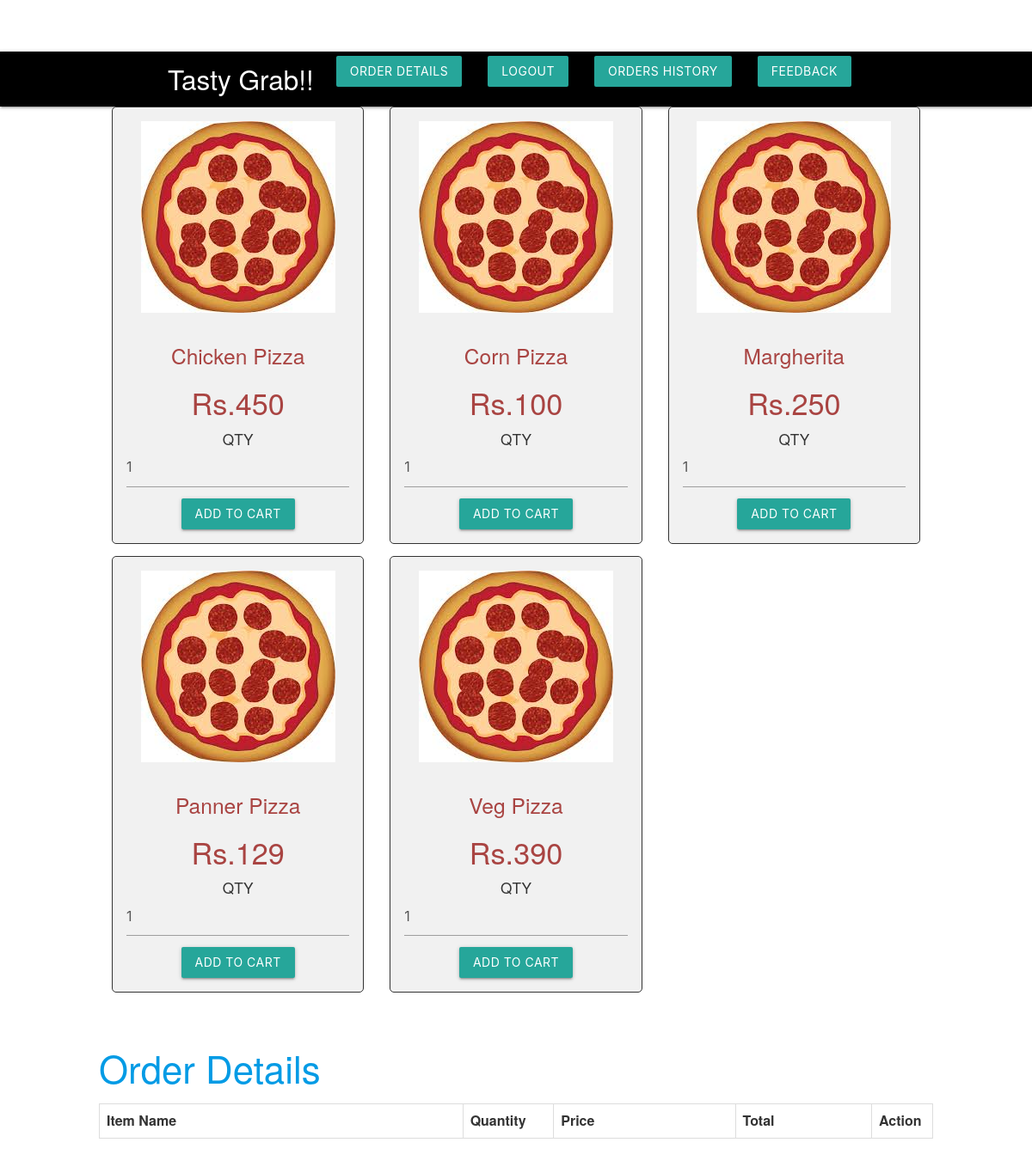
The page /cart1.php on the database as committed earlier.
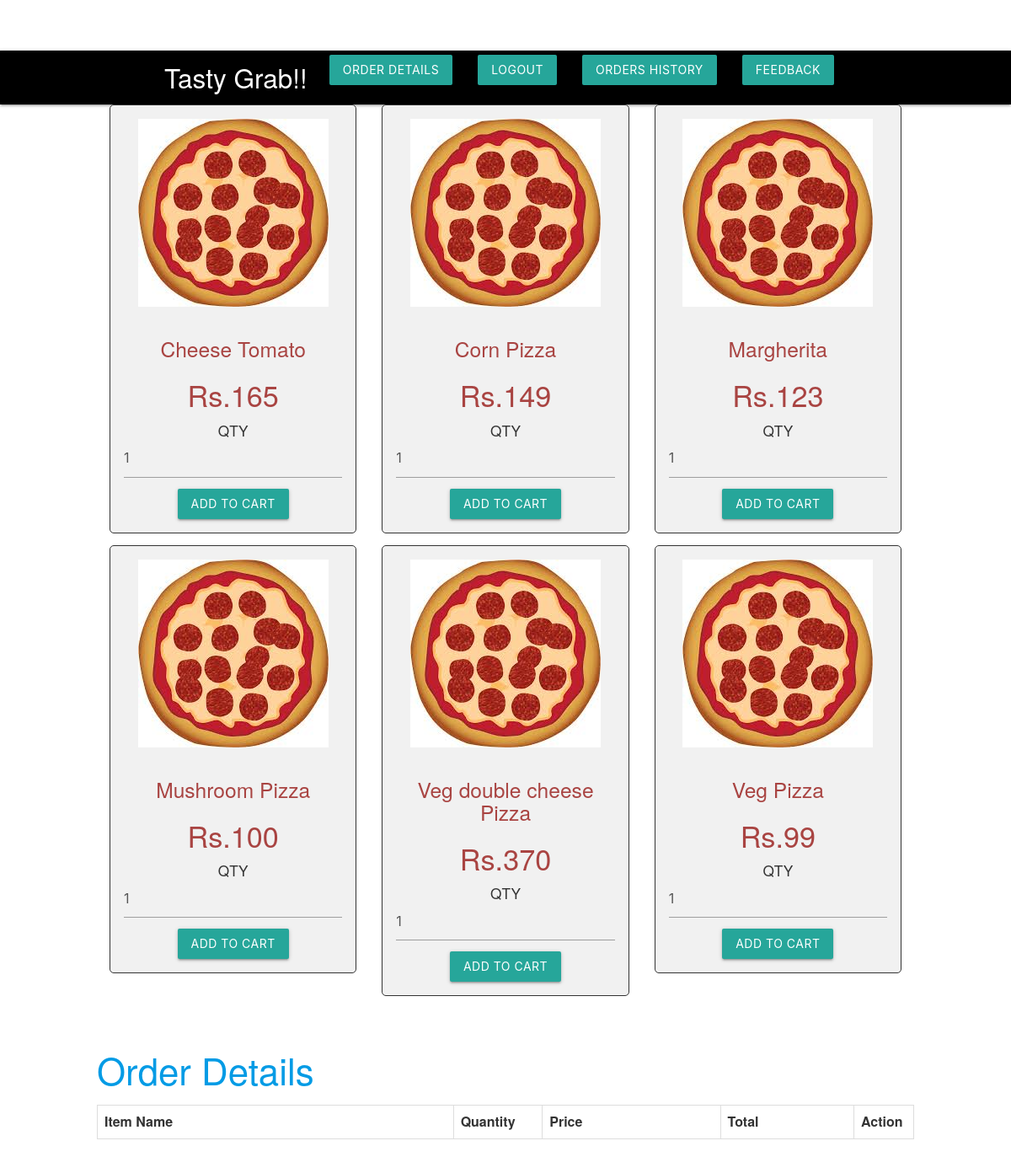
The same page on the database as committed later.
### tables this page shows
CREATE TABLE `pizza` (
  `pizza_name` varchar(255) NOT NULL,
  `cost` float NOT NULL
);

### cart1.php (the view, shortened to what this page needs)
<?php
 $connect = mysqli_connect("localhost", "KD", "12345676", "tasty-grab");
 ?>
 <!DOCTYPE html>
 <html>
      <head>
           <link rel="stylesheet" href="https://maxcdn.bootstrapcdn.com/bootstrap/3.3.6/css/bootstrap.min.css" />
           <link rel="stylesheet" href="https://cdnjs.cloudflare.com/ajax/libs/materialize/1.0.0/css/materialize.min.css">
      </head>
      <body>
           <br />
           <nav class="black lighten-2">
           <div class="container " >
            <a href="#" class="brand-logo brand-text">Tasty Grab!!</a>
           <ul id="nav-mobile" class="right hide-on-small-and-down">
            <li><a href="#order" ><input  type="submit"style="margin-top:5px;" class="btn btn-success" value="ORDER DETAILS"></a></li>
            <li><a href="logout.php" ><input  type="submit" style="margin-top:5px;" class="btn btn-success" value="LOGOUT"></a></li>
            <li><a href="vieworders.php" ><input  type="submit" style="margin-top:5px;" class="btn btn-success" value="ORDERS HISTORY"></a></li>
            <li><a href="feedback.php" ><input  type="submit" style="margin-top:5px;" class="btn btn-success" value="Feedback"></a></li>
          </ul>
       </div>
       </nav>
           <div class="container" style="width:1000px;">
                <?php
                $query = "SELECT * FROM pizza ORDER BY pizza_name ASC";
                $result = mysqli_query($connect, $query);
                if(mysqli_num_rows($result) > 0)
                {
                     while($row = mysqli_fetch_array($result))
                     {
                ?>
                <div class="col-md-4">
                     <form method="post" action="cart1.php?action=add&id=<?php echo $row["pizza_name"]; ?>">
                          <div style="border:1px solid #333; background-color:#f1f1f1; border-radius:5px; padding:16px;" align="center">
                               <img src="images/pizza1.jpg" class="img-responsive" /><br />
                               <h5 class="text-danger"><?php echo $row["pizza_name"]; ?></h5>
                               <h4 class="text-danger">Rs.<?php echo $row["cost"]; ?></h4>
                               <h6>QTY<input type="text" name="quantity" class="form-control" value="1" /></h6>
                               <input type="submit" name="add_to_cart" style="margin-top:5px;" class="btn btn-success" value="Add to Cart" />
                          </div>
                     </form>
                </div>
                <?php
                     }
                }
                ?>
                <br />
                <h3><a name="order">Order Details</a></h3>
                <div class="table-responsive">
                     <table class="table table-bordered">
                          <tr>
                               <th width="40%">Item Name</th>
                               <th width="10%">Quantity</th>
                               <th width="20%">Price</th>
                               <th width="15%">Total</th>
                               <th width="5%">Action</th>
                          </tr>
                     </table>
                </div>
           </div>
           <br />
      </body>
 </html>

Rows that differ between the two databases and show on the page:
removed pizza: pizza_name "Chicken Pizza", cost "450"
removed pizza: pizza_name "Panner Pizza", cost "129"
added pizza: pizza_name "Cheese Tomato", cost "165"
changed pizza "Corn Pizza": cost "100" → "149"
changed pizza "Margherita": cost "250" → "123"
added pizza: pizza_name "Mushroom Pizza", cost "100"
added pizza: pizza_name "Veg double cheese Pizza", cost "370"
changed pizza "Veg Pizza": cost "390" → "99"
